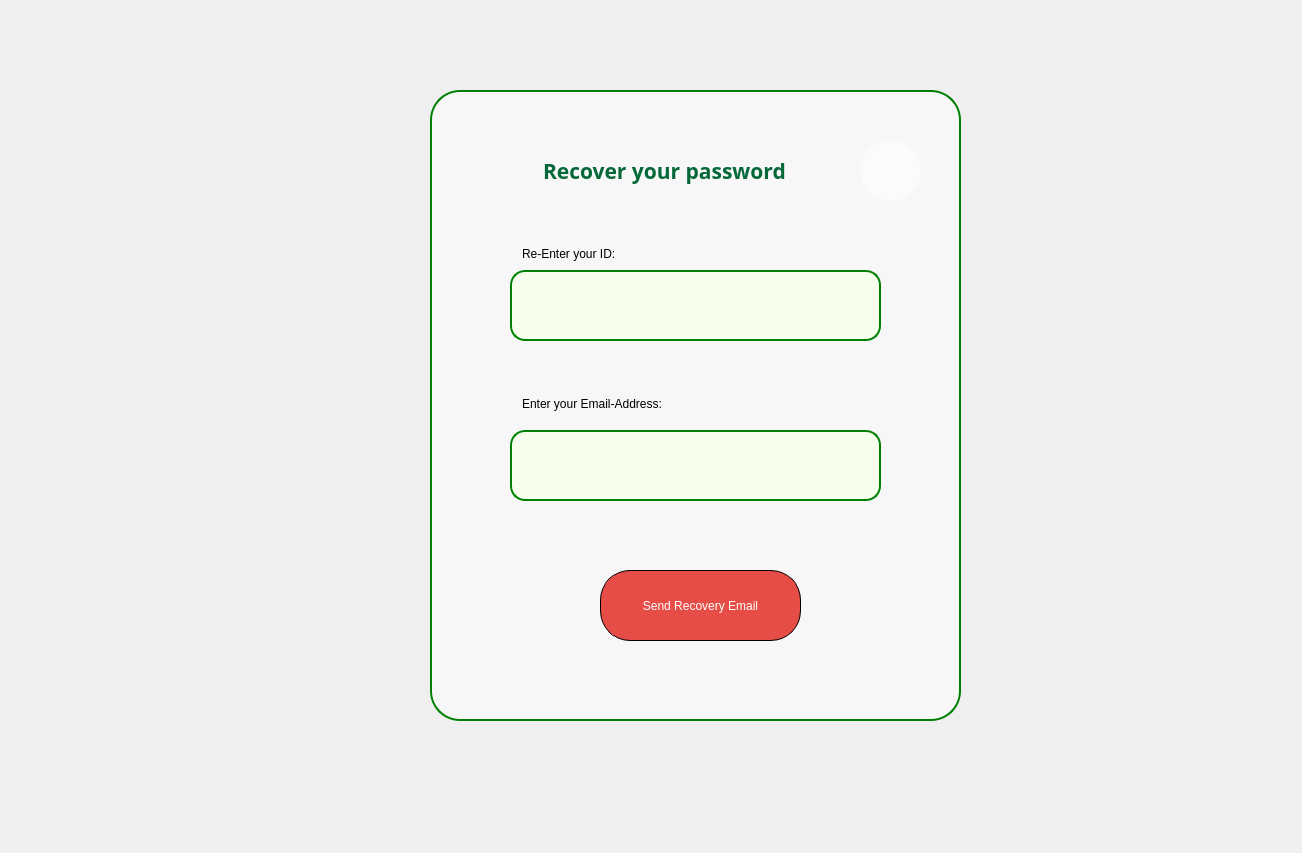
<?xml version="1.0" encoding="UTF-8"?>
<ui version="4.0">
 <class>mot_de_passe_oublier</class>
 <widget class="QDialog" name="mot_de_passe_oublier">
  <property name="geometry">
   <rect>
    <x>0</x>
    <y>0</y>
    <width>1302</width>
    <height>853</height>
   </rect>
  </property>
  <property name="windowTitle">
   <string>Dialog</string>
  </property>
  <widget class="QFrame" name="recover_password_frame">
   <property name="geometry">
    <rect>
     <x>430</x>
     <y>90</y>
     <width>531</width>
     <height>631</height>
    </rect>
   </property>
   <property name="styleSheet">
    <string notr="true">background-color: rgba(255,255,255, 0.5);
border:2px solid green;
border-radius: 30px;</string>
   </property>
   <property name="frameShape">
    <enum>QFrame::Shape::StyledPanel</enum>
   </property>
   <property name="frameShadow">
    <enum>QFrame::Shadow::Raised</enum>
   </property>
   <widget class="QLineEdit" name="Id_Recover">
    <property name="geometry">
     <rect>
      <x>80</x>
      <y>180</y>
      <width>371</width>
      <height>71</height>
     </rect>
    </property>
    <property name="styleSheet">
     <string notr="true">color: rgb(118, 118, 118);
background-color: rgb(250, 255, 230);
background-color: rgb(245, 255, 235);
border-radius:15px;</string>
    </property>
    <property name="text">
     <string/>
    </property>
   </widget>
   <widget class="QLineEdit" name="Password_Recover">
    <property name="geometry">
     <rect>
      <x>80</x>
      <y>340</y>
      <width>371</width>
      <height>71</height>
     </rect>
    </property>
    <property name="styleSheet">
     <string notr="true">color: rgb(118, 118, 118);
background-color: rgb(250, 255, 230);
background-color: rgb(245, 255, 235);
border-radius:15px;</string>
    </property>
    <property name="text">
     <string/>
    </property>
   </widget>
   <widget class="QLabel" name="label_5">
    <property name="geometry">
     <rect>
      <x>430</x>
      <y>50</y>
      <width>61</width>
      <height>61</height>
     </rect>
    </property>
    <property name="styleSheet">
     <string notr="true">border:none;</string>
    </property>
    <property name="text">
     <string/>
    </property>
    <property name="pixmap">
     <pixmap>C:/Users/user/Downloads/password.png</pixmap>
    </property>
    <property name="scaledContents">
     <bool>true</bool>
    </property>
   </widget>
   <widget class="QLineEdit" name="lineEdit_6">
    <property name="geometry">
     <rect>
      <x>60</x>
      <y>40</y>
      <width>351</width>
      <height>81</height>
     </rect>
    </property>
    <property name="font">
     <font>
      <family>Segoe Print</family>
      <pointsize>16</pointsize>
      <italic>false</italic>
      <bold>true</bold>
     </font>
    </property>
    <property name="styleSheet">
     <string notr="true">border:none;

font: 700 16pt &quot;Segoe Print&quot;;
color: rgb(5, 104, 57);
background-color: rgba(255,255,255, 0);

</string>
    </property>
    <property name="text">
     <string>Recover your password</string>
    </property>
    <property name="cursorPosition">
     <number>21</number>
    </property>
    <property name="alignment">
     <set>Qt::AlignmentFlag::AlignCenter</set>
    </property>
   </widget>
   <widget class="QPushButton" name="Recover_Button">
    <property name="geometry">
     <rect>
      <x>170</x>
      <y>480</y>
      <width>201</width>
      <height>71</height>
     </rect>
    </property>
    <property name="styleSheet">
     <string notr="true">border: 1px solid black;
font: 10pt &quot;Segoe Print&quot;;

background-color: rgb(97, 0, 0);

color: rgb(255, 255, 255);

background-color: rgb(171, 168, 111);
background-color: rgb(97, 0, 0);
background-color: rgb(231, 77, 71);



border-radius:30px;
</string>
    </property>
    <property name="text">
     <string>Send Recovery Email</string>
    </property>
   </widget>
   <widget class="QLineEdit" name="lineEdit_8">
    <property name="geometry">
     <rect>
      <x>90</x>
      <y>150</y>
      <width>241</width>
      <height>28</height>
     </rect>
    </property>
    <property name="styleSheet">
     <string notr="true">border:none;
color: rgb(0, 0, 0);
background-color: rgba(255,255,255, 0);</string>
    </property>
    <property name="text">
     <string>Re-Enter your ID:</string>
    </property>
   </widget>
   <widget class="QLineEdit" name="lineEdit_9">
    <property name="geometry">
     <rect>
      <x>90</x>
      <y>300</y>
      <width>241</width>
      <height>28</height>
     </rect>
    </property>
    <property name="styleSheet">
     <string notr="true">border:none;
color: rgb(0, 0, 0);
background-color: rgba(255,255,255, 0);</string>
    </property>
    <property name="text">
     <string>Enter your Email-Address:</string>
    </property>
   </widget>
  </widget>
 </widget>
 <resources/>
 <connections/>
</ui>
